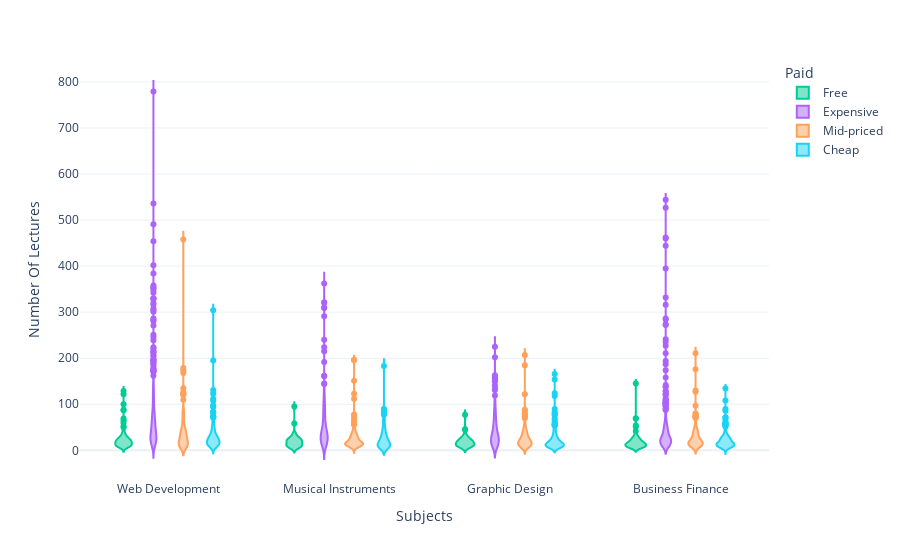

The cell this chart's notebook holds for it:
### Markdown cell above
- Free Courses have less content duration
- Courses from Musical instruments have less content duration
- Course with maximum content duration is from web development
- Average content duration is 2 for all subjects except web development(3.5)

### Code cell
fig=px.violin(x=df['subject'],y=df['num_lectures'],color=df['Cat_price'],
          color_discrete_map={True: "RebeccaPurple", False: "MediumPurple"},template="plotly_white")
fig.update_layout(legend_title_text='Paid')
fig.update_traces(hovertemplate='Subject: %{x} <br>Content Duration: %{y}')
fig.update_yaxes( title='Number Of Lectures')
fig.update_xaxes( title='Subjects')

### Figure 1 — Plotly figure (JSON) as saved in the notebook; plotly's stock layout.template omitted (floating-point values rounded to 4 significant figures; data arrays with more than 128 entries replaced by an {"elided": "..."} marker saying what was removed)
{"data": [{"alignmentgroup": "True", "box": {"visible": false}, "hovertemplate": "Subject: %{x} <br>Content Duration: %{y}", "legendgroup": "Free", "marker": {"color": "#00cc96"}, "name": "Free", "offsetgroup": "Free", "orientation": "v", "scalegroup": "True", "showlegend": true, "type": "violin", "x": {"elided": "311 str values"}, "x0": " ", "xaxis": "x", "y": {"elided": "311 int values"}, "y0": " ", "yaxis": "y"}, {"alignmentgroup": "True", "box": {"visible": false}, "hovertemplate": "Subject: %{x} <br>Content Duration: %{y}", "legendgroup": "Expensive", "marker": {"color": "#ab63fa"}, "name": "Expensive", "offsetgroup": "Expensive", "orientation": "v", "scalegroup": "True", "showlegend": true, "type": "violin", "x": {"elided": "1803 str values"}, "x0": " ", "xaxis": "x", "y": {"elided": "1803 int values"}, "y0": " ", "yaxis": "y"}, {"alignmentgroup": "True", "box": {"visible": false}, "hovertemplate": "Subject: %{x} <br>Content Duration: %{y}", "legendgroup": "Mid-priced", "marker": {"color": "#FFA15A"}, "name": "Mid-priced", "offsetgroup": "Mid-priced", "orientation": "v", "scalegroup": "True", "showlegend": true, "type": "violin", "x": {"elided": "734 str values"}, "x0": " ", "xaxis": "x", "y": {"elided": "734 int values"}, "y0": " ", "yaxis": "y"}, {"alignmentgroup": "True", "box": {"visible": false}, "hovertemplate": "Subject: %{x} <br>Content Duration: %{y}", "legendgroup": "Cheap", "marker": {"color": "#19d3f3"}, "name": "Cheap", "offsetgroup": "Cheap", "orientation": "v", "scalegroup": "True", "showlegend": true, "type": "violin", "x": {"elided": "828 str values"}, "x0": " ", "xaxis": "x", "y": {"elided": "828 int values"}, "y0": " ", "yaxis": "y"}], "layout": {"legend": {"title": {"text": "Paid"}, "tracegroupgap": 0}, "margin": {"t": 60}, "violinmode": "group", "xaxis": {"anchor": "y", "domain": [0, 1], "title": {"text": "Subjects"}}, "yaxis": {"anchor": "x", "domain": [0, 1], "title": {"text": "Number Of Lectures"}}}}
